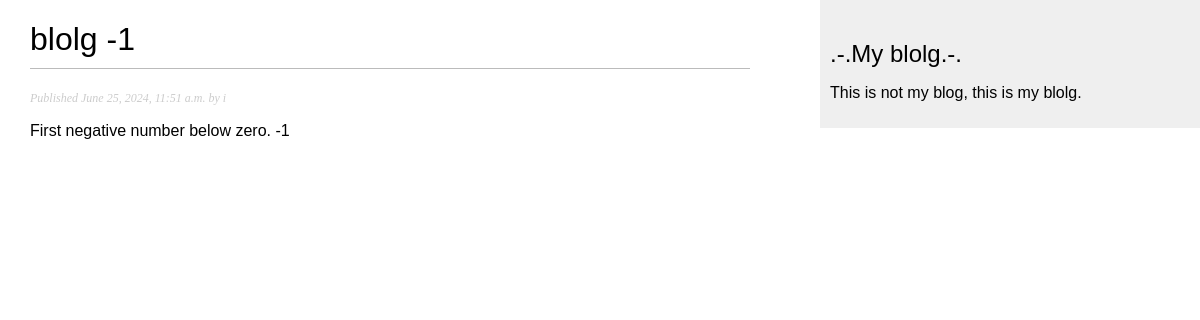
The app's page /blolg/2024/6/25/blolg-1/, older data.
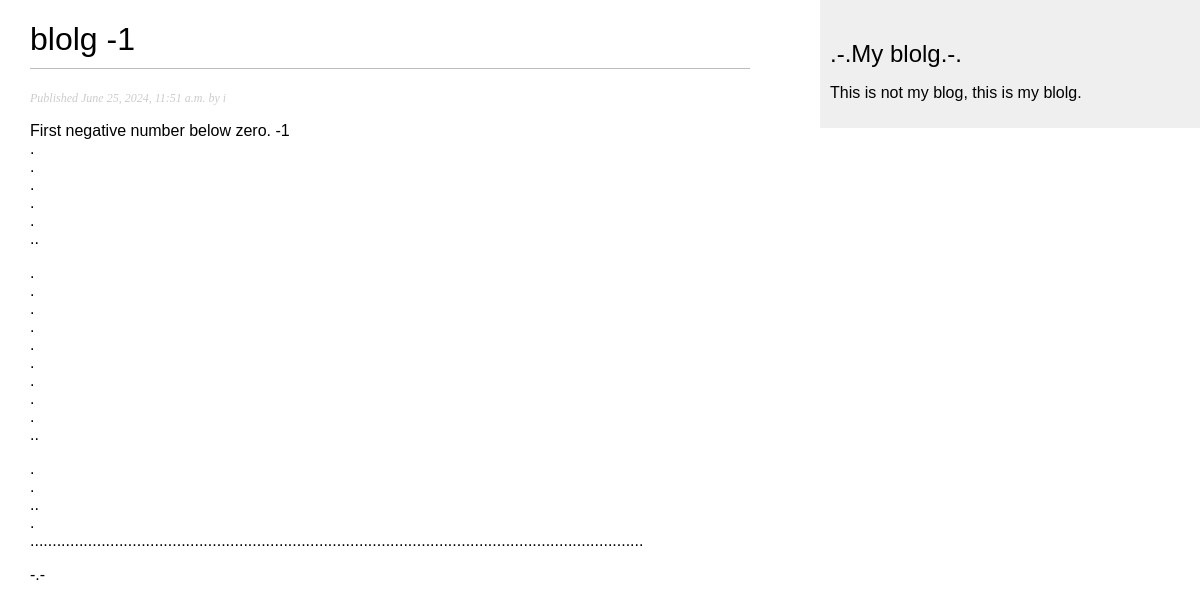
The same page, newer data.
### blolg/models.py (models this page shows, shortened)
class Post(models.Model):
    class Status(models.TextChoices):
        DRAFT = 'DF', 'Draft'
        PUBLISHED = 'PB', 'Published'
    title = models.CharField(max_length=250)
    slug = models.SlugField(max_length=250, unique_for_date='publish')
    author = models.ForeignKey(User, on_delete=models.CASCADE, related_name='blog_posts')
    body = models.TextField()
    publish = models.DateTimeField(default=timezone.now)
    created = models.DateTimeField(auto_now_add=True)
    updated = models.DateTimeField(auto_now=True)
    status = models.CharField(max_length=2, choices=Status.choices, default=Status.DRAFT)
    class Meta:
        ordering = ['-publish']
        indexes = [
            models.Index(fields=['-publish']),
            ]

### blolg/views.py (the view)
# urls.py: path('<int:year>/<int:month>/<int:day>/<slug:post>/', post_detail, name='post_detail'),
def post_detail(request, year, month, day, post):
    post = get_object_or_404(Post, status=Post.Status.PUBLISHED, slug=post, publish__year=year, publish__month=month, publish__day=day)
    return render(request, 'blolg/post/detail.html',{'post': post})

### blolg/templates/blolg/post/detail.html (shortened to what this page needs)
{% extends "blolg/base.html" %}
{% block content %}
<h1>{{ post.title }}</h1>
<p class="date">
    Published {{ post.publish }} by {{ post.author }}
</p>
{{ post.body|linebreaks }}
{% endblock %}

Row changes from the older to the newer data that the page shows:
changed Post "blolg -1": body "First negative number below zero. -1" → "First negative number below zero. -1 . . . . . .. . . . . . . . . . .. . . .. . .......................................................................................................................................... -.-"
